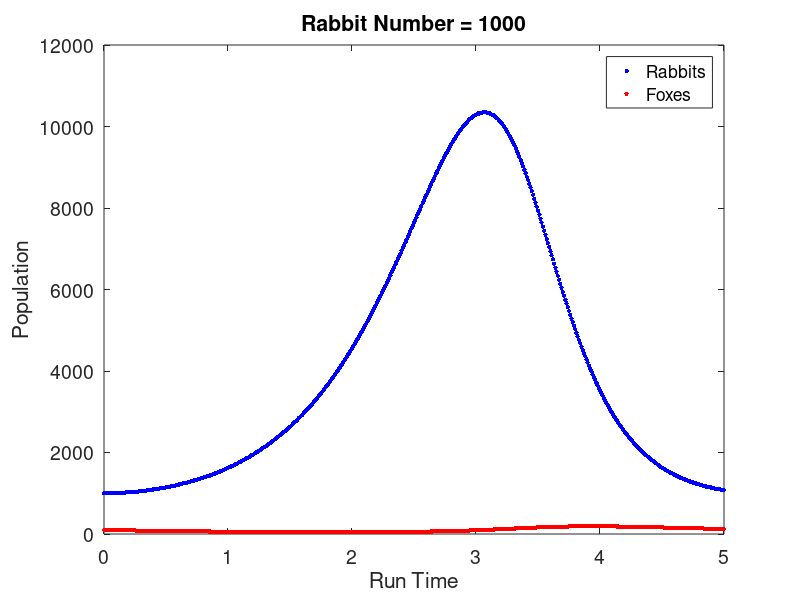
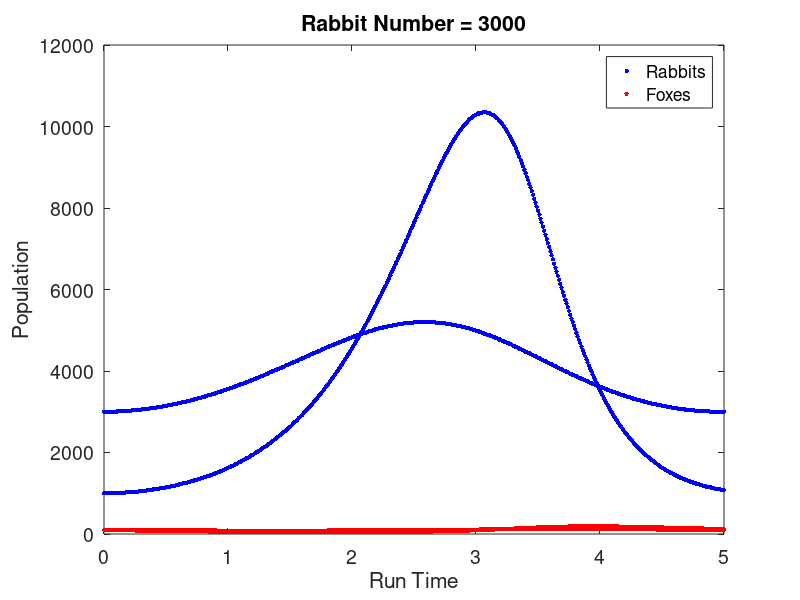
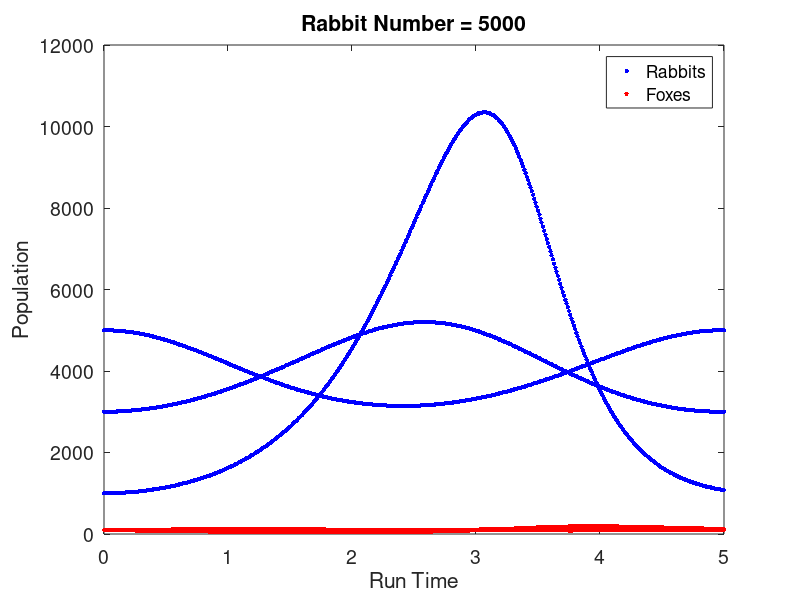
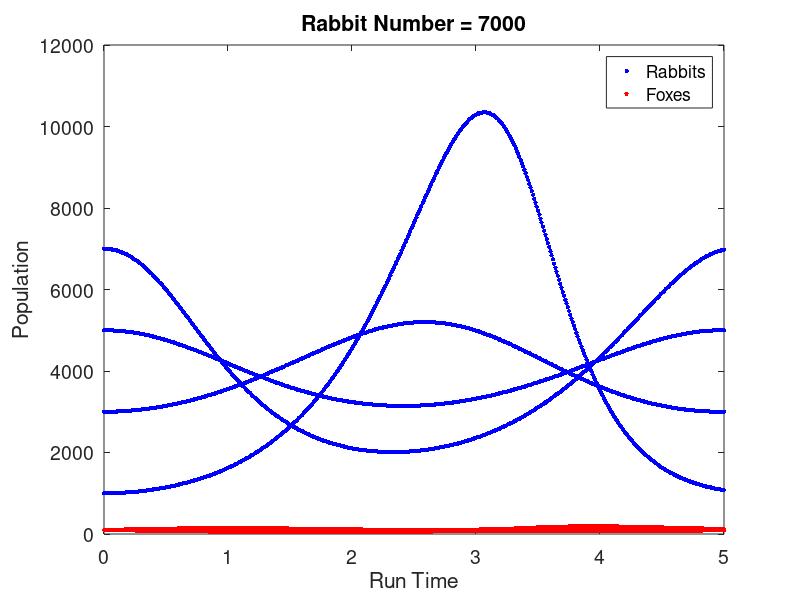

MATLAB code to generate these figures, in order:
%Homework Question 1 Elif Sargut 

%This solution should orbit about the steady state solution. Because one
%expects there should be some balance between fox and rabbit number. If
%number of rabbits are greater than number of foxes there will be plenty of
%rabbits for the foxes and this will result in increase in the fox
%population. But as fox population increases rabbit population will
%decrease as a result. This means both x prime and y prime should equal to
%zero.(Steady-State Equilibrium Solution)

%dR/dt = AR-BRF;   Change in rabbit population in time
%dF/dt = -DF + CRF;  Change in fox population in time
clear all
clc
% Define constants;

A = 2;  B = 0.02; C = 0.0002; D = 0.8;

% Define function handles
fR = @(t,R,F) A*R-B*R*F;
fF = @(t,R,F) -D*F + C*R*F;

% Define initial conditions
t(1) = 0;
F(1) = 100;
% R(1) = 1000;
R_num = [1000 3000 5000 7000];
lr = length(R_num);
for j = 1:lr;
%Define step size
h = 0.01;
tmax = 5;
N = (tmax-t(1))/h;
R(1) = R_num (j);
for i = 1:N;
    %time update
    t(i+1) = t(i) + h;
    
    % update rabbit and fox numbers using Runge Kutta 4 Method
    % we should define k1,k2,k3,k4 coefficients for each species
    k1R = fR( t(i), R(i), F(i) );
    k1F = fF( t(i), R(i), F(i) );
    k2R = fR( t(i)+h/2, R(i)+(h/2)*k1R, F(i)+(h/2)*k1F );
    k2F = fF( t(i)+h/2, R(i)+(h/2)*k1R, F(i)+(h/2)*k1F );
    k3R = fR( t(i)+h/2, R(i)+(h/2)*k2R, F(i)+(h/2)*k2F );
    k3F = fF( t(i)+h/2, R(i)+(h/2)*k2R, F(i)+(h/2)*k2F );
    k4R = fR( t(i)+h,   R(i)+ h   *k3R,     F(i)+h*k3F );
    k4F = fF( t(i)+h,   R(i)+ h   *k3R,     F(i)+h*k3F );
    R(i+1) = R(i) + (1/6)*(k1R + 2*k2R + 2*k3R + k4R)*h ;
    F(i+1) = F(i) + (1/6)*(k1F + 2*k2F + 2*k3F + k4F)*h ;
    
end
plot(t,R,'b.','markersize',10,'MarkerFaceColor','b')
hold on 
% saveas(a,sprintf('Prey_Pred%d.jpeg'))
a = plot(t,F,'r.','markersize',10,'MarkerFaceColor','b')
xlabel('Run Time')
ylabel('Population')
legend('Rabbits','Foxes')
set(gca,'Fontsize',14)
switch j
    case 1
        title('Rabbit Number = 1000');
        saveas(a,sprintf('Prey_Pred_1%d.jpeg'));
        close all
    case 2
        title('Rabbit Number = 3000');
        saveas(a,sprintf('Prey_Pred_2%d.jpeg'));
        close all
    case 3 
        title('Rabbit Number = 5000');
        saveas(a,sprintf('Prey_Pred_3%d.jpeg'));
        close all
    case 4
        title('Rabbit Number = 7000');
        saveas(a,sprintf('Prey_Pred_4%d.jpeg'));
        close all
       
end
end




